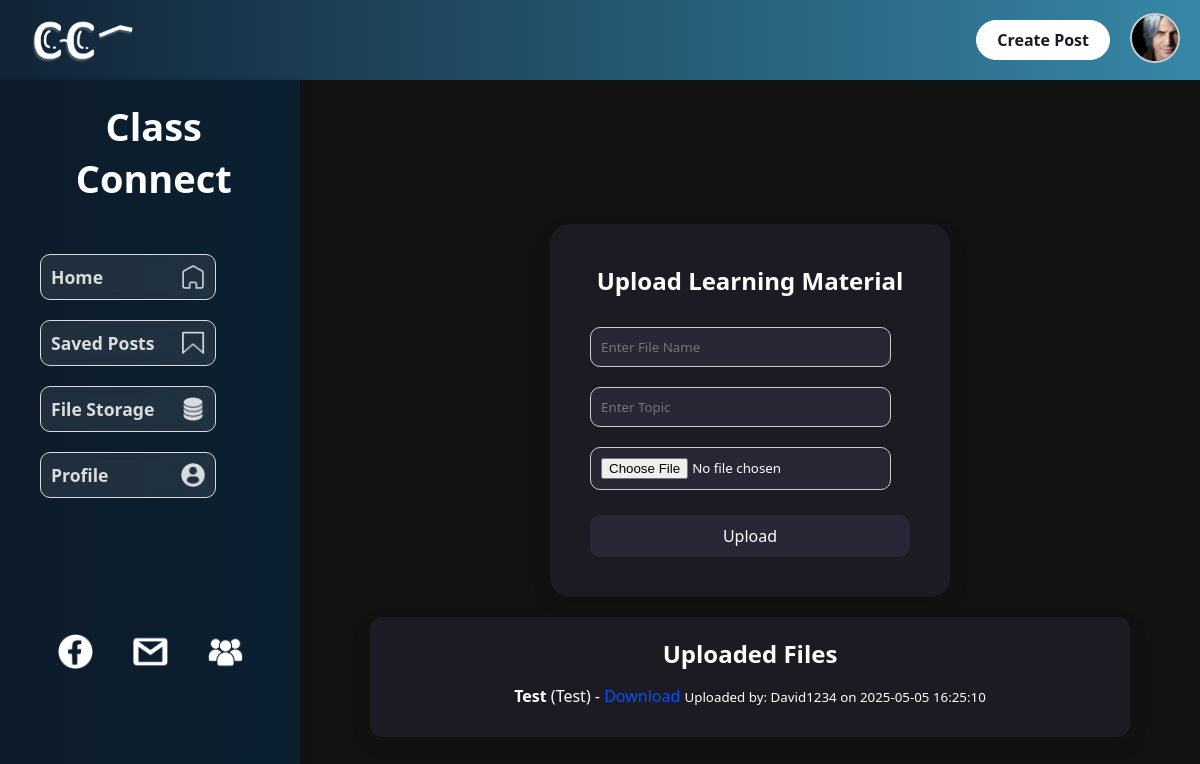
/php/file_storage.php (signed in), run on the app's committed database.
### tables this page shows
CREATE TABLE `student_tb` (
  `account_id` int(11) NOT NULL AUTO_INCREMENT,
  `student_no` varchar(20) NOT NULL,
  `username` varchar(50) NOT NULL,
  `fname` varchar(50) NOT NULL,
  `lname` varchar(50) NOT NULL,
  `password` varchar(255) NOT NULL,
  `email` varchar(100) NOT NULL,
  `program` varchar(100) NOT NULL,
  `year` varchar(10) NOT NULL,
  `section` varchar(10) NOT NULL,
  `created_at` timestamp NOT NULL DEFAULT current_timestamp(),
  `otp_enabled` tinyint(1) DEFAULT 1,
  `is_admin` tinyint(1) DEFAULT 0,
  `profile_pic` varchar(255) DEFAULT NULL,
  PRIMARY KEY (`account_id`),
  UNIQUE KEY `username` (`username`),
  UNIQUE KEY `email` (`email`)
);

CREATE TABLE `file_storage_tb` (
  `sfile_id` int(11) NOT NULL AUTO_INCREMENT,
  `file_name` varchar(255) NOT NULL,
  `topic` varchar(255) NOT NULL,
  `file_path` varchar(255) NOT NULL,
  `uploaded_at` datetime DEFAULT current_timestamp(),
  `account_id` int(11) DEFAULT NULL,
  PRIMARY KEY (`sfile_id`)
);

### php/file_storage.php (the view, shortened to what this page needs)
<?php
include("db_conn.php");
?>
<!DOCTYPE html>
<html lang="en">
<head>
    <link rel="stylesheet" href="../css/file_storage.css">
</head>
<body>
    <?php include("nav.php"); ?>
    <div class="HomeContainer">
        <div class="leftsidebar">
            <?php include("userSidebar.php"); ?>
        </div>
        <div class="content">
            <div id="uploadForm" class="upload-form">
                <h2>Upload Learning Material</h2>
                <form action="file_storage.php" method="post" enctype="multipart/form-data">
                    <input type="text" name="filename" placeholder="Enter File Name" required>
                    <input type="text" name="topic" placeholder="Enter Topic" required>
                    <input type="file" name="file" required>
                    <button type="submit">Upload</button>
                </form>
            </div>
            <div class="file-list">
                <h2>Uploaded Files</h2>
                <?php
                $query = "
                SELECT f.*, s.username, s.profile_pic
                FROM file_storage_tb f
                JOIN student_tb s ON f.account_id = s.account_id
                ORDER BY f.uploaded_at DESC
              ";
                $result = mysqli_query($conn, $query);
                if ($result && mysqli_num_rows($result) > 0): ?>
                    <ul>
                        <?php while ($row = mysqli_fetch_assoc($result)): ?>
                            <li>
                                <strong><?php echo htmlspecialchars($row['file_name']); ?></strong>
                                (<?php echo htmlspecialchars($row['topic']); ?>) -
                                <a href="../uploads/file_storage/<?php echo htmlspecialchars($row['file_path']); ?>"
                                    target="_blank">Download</a>
                                <small>Uploaded by: <?php echo htmlspecialchars($row['username']); ?> on
                                    <?php echo htmlspecialchars($row['uploaded_at']); ?></small>
                            </li>
                        <?php endwhile; ?>
                    </ul>
                <?php else: ?>
                    <p>No files uploaded yet.</p>
                <?php endif; ?>
            </div>
        </div>
    </div>
</body>
</html>

### php/nav.php (shortened to what this page needs)
<?php
include("db_conn.php");
$account_id = $_SESSION['account_id'];
?>
<!DOCTYPE html>
<html lang="en">
<head>
</head>
<body>
  <nav class="homeHeader">
    <a href="home.php" class="logo" ;>
      <img src="http://localhost/ClassConnectURSB/icons/cc_logo.png" alt="Class Connect Logo"
        style="height: 200px; margin-top: 20px; margin-left: -50px;">
    </a>
    <div class="actions">
      <a href="addPost.php" class="addPostBtn">Create Post</a>
      <a href="userPage.php">
        <div class="pfp">
          <?php
          $sqlpfp = "SELECT profile_pic FROM student_tb WHERE account_id = '$account_id'";
          $resultpfp = mysqli_query($conn, $sqlpfp);
          $rowpfp = mysqli_fetch_assoc($resultpfp);
          $profile_picture = !empty($rowpfp['profile_pic']) ? $rowpfp['profile_pic'] : '../bg/sample10.png';
          ?>
          <img src="<?php echo $profile_picture; ?>" alt="Profile Picture" class="profile-img">
        </div>
      </a>
    </div>
  </nav>
</body>
</html>

### css/file_storage.css (style rules this page uses)
body { background: #121212; font-family: "Segoe UI", Tahoma, Geneva, Verdana, sans-serif; margin: 0; padding: 0; display: flex; flex-direction: column; height: 100vh; }
.HomeContainer { display: flex; width: 100%; min-height: 100vh; background-color: #121212; }
.content { padding: 20px; display: flex; flex-direction: column; gap: 20px; justify-content: center; align-items: center; width: 70%; margin: 50px; }
.upload-form { display: flex; justify-content: center; align-items: center; flex-direction: column; width: 100%; background: #1c1b24; padding: 40px; border-radius: 20px; box-shadow: 0 8px 20px rgba(0, 0, 0, 0.1); width: 100%; max-width: 400px; margin: 0 auto; }
.upload-form h2 { margin-bottom: 20px; color: white; }
.upload-form input[type="text"], .upload-form input[type="file"] { width: 94%; padding: 10px; margin: 10px 0; border-radius: 10px; background-color: #272735; border: 1px solid #ccc; color: white; }
.upload-form button { margin-top: 15px; width: 100%; padding: 10px; background-color: #272735; color: white; border: none; border-radius: 10px; font-size: 16px; cursor: pointer; }
.file-list { display: flex; justify-content: center; align-items: center; flex-direction: column; background: #1c1b24; padding: 20px; border-radius: 12px; box-shadow: 0 8px 20px rgba(0, 0, 0, 0.1); width: 100%; max-width: 800px; margin: 0 auto; color: white; }
.file-list h2 { margin-bottom: 15px; font-size: 24px; color: white; }
.file-list ul { list-style: none; padding: 0; }
.file-list li { margin-bottom: 10px; font-size: 16px; color: white; }
.file-list a { color: #0051ff; text-decoration: none; }

### php/nav.php (style rules this page uses)
* { margin: 0; padding: 0; box-sizing: border-box; font-family: 'Segoe UI', Tahoma, Geneva, Verdana, sans-serif; transition: all 0.3s ease; }
.homeHeader { background: linear-gradient(to right, #112336, #3787a7); display: flex; align-items: center; justify-content: space-between; width: 100%; height: 80px; padding: 20px 20px; box-shadow: 0 2px 4px rgba(0, 0, 0, 0.1); gap: 20px; }
.logo { text-decoration: none; color: white; font-size: 32px; font-weight: bold; white-space: nowrap; }
.actions { display: flex; align-items: center; gap: 20px; }
.addPostBtn { background-color: white; color: #1c1b24; padding: 8px 20px; font-weight: bold; border-radius: 20px; border: 1px solid white; text-decoration: none; transition: 0.3s ease; cursor: pointer; white-space: nowrap; }
.profile-img { width: 50px; height: 50px; border-radius: 50%; object-fit: cover; border: 2px solid #ccc; }

### php/userSidebar.php (style rules this page uses)
a { text-decoration: none; }

### data on the page
student_tb: profile_pic (picture)
file_storage_tb: file_name "Test", topic "Test", account.username "David1234", uploaded_at "2025-05-05 16:25:10"
